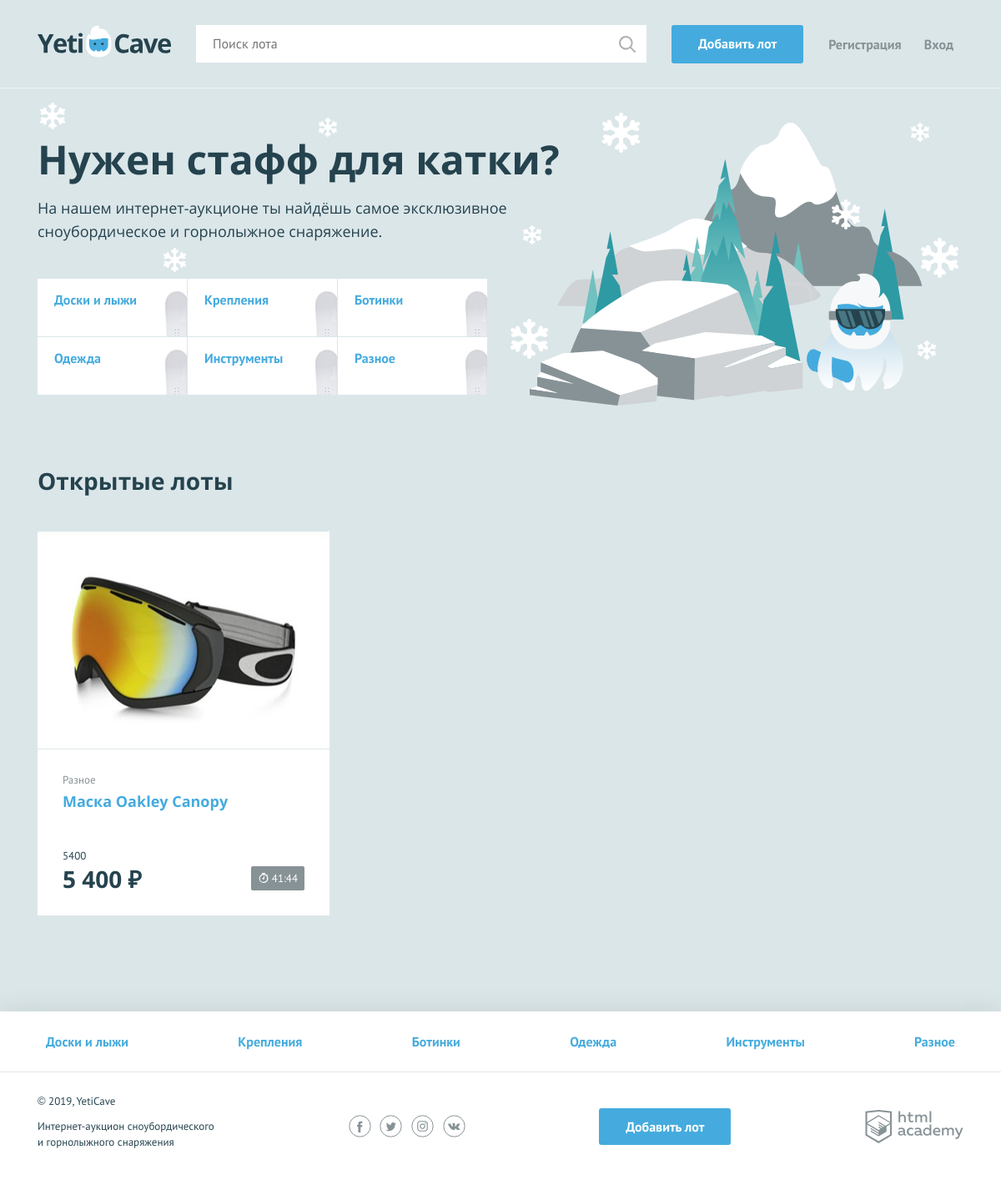
The page / on the database its author committed.
### tables this page shows
CREATE TABLE categories (
	id INT AUTO_INCREMENT PRIMARY KEY,
	character_code VARCHAR(128) UNIQUE,
	category_name VARCHAR(128)
);

CREATE TABLE lots (
	id INT AUTO_INCREMENT PRIMARY KEY,
	date_creation TIMESTAMP DEFAULT CURRENT_TIMESTAMP, 
	title VARCHAR(256),
	description TEXT,
	image VARCHAR(256),
	start_price INT,
	date_finish DATETIME,
	step INT,
	user_id INT,
	winner_id INT,
	category_id INT,
	FOREIGN KEY (user_id) REFERENCES users(id),
	FOREIGN KEY (winner_id) REFERENCES users(id),
	FOREIGN KEY (category_id) REFERENCES categories(id)
);

### helpers.php (called while the page is built, shortened)
<?php
function include_template($name, array $data = []) {
    $name = 'templates/' . $name;
    $result = '';
    extract($data);
    require $name;
    $result = ob_get_clean();
    return $result;
}

### functions.php (called while the page is built, shortened)
<?php
  function price_format($price){
    return number_format(ceil($price), 0, "", " ") . "&nbsp;₽";
  };
  function get_dt_range(datetime $date_final) {
  	$date_current = date_create('now');
    $rest_of_time = date_diff($date_current, $date_final);
    $rest_of_time_str  = $rest_of_time->format("%R%d %H %I");
  	$rest_arr = explode(" ", $rest_of_time_str);
  	$hours = $rest_arr[0] * 24 + $rest_arr[1];
  	$minutes = $rest_arr[2];
  	$hours = str_pad($hours, 2, "0", STR_PAD_LEFT);
  	$minutes = str_pad($minutes, 2, "0", STR_PAD_LEFT);
  	$result[] = $hours;
  	$result[] = $minutes;
  	return $result;
  }
  function get_categories($link) {
    $sql = "SELECT * FROM categories";
    $categories_dbo = mysqli_query($link, $sql);
    return mysqli_fetch_all($categories_dbo, MYSQLI_ASSOC);
  }

### init.php (called while the page is built, shortened)
<?php
require_once 'functions.php';
$content = '';

### templates/main.php (the view, shortened to what this page needs)
<section class="promo">
        <h2 class="promo__title">Нужен стафф для катки?</h2>
        <p class="promo__text">На нашем интернет-аукционе ты найдёшь самое эксклюзивное сноубордическое и горнолыжное снаряжение.</p>
        <ul class="promo__list">
            <?php foreach($categories as $val): ?>
            <li class="promo__item promo__item--boards">
                <a class="promo__link" href="pages/all-lots.html"><?= $val['category_name']; ?></a>
            </li>
            <?php endforeach; ?>
        </ul>
    </section>
    <section class="lots">
        <div class="lots__header">
            <h2>Открытые лоты</h2>
        </div>
        <ul class="lots__list">
            <?php foreach($lots as $lot): ?>
            <li class="lots__item lot">
                <div class="lot__image">
                    <img src="<?= $lot['image'];?>" width="350" height="260" alt="">
                </div>
                <div class="lot__info">
                    <span class="lot__category"><?= $lot["category"];?></span>
                    <h3 class="lot__title">
                      <a class="text-link" href="lot.php?lot_id=<?=$lot['id']?>"><?= $lot['title']; ?></a></h3>
                    <div class="lot__state">
                        <div class="lot__rate">
                            <span class="lot__amount"><?= $lot['price'];?></span>
                            <span class="lot__cost"><?= price_format($lot['price']); ?></span>
                        </div>
                       <?php
                          $time_left_arr = get_dt_range(DateTime::createFromFormat('Y-m-d H:i:s',$lot['date_finish']));
                          $limit_class = "";
                          $time_left_str = $time_left_arr[0] . ":" . $time_left_arr[1];
                        ?>
                        <div class="lot__timer timer <?= $limit_class;?>">
                          <?= $time_left_str;?>
                        </div>
                    </div>
                </div>
            </li>
            <?php endforeach;?>
        </ul>
    </section>

### templates/layout.php (shortened to what this page needs)
<!DOCTYPE html>
<html lang="ru">
<head>
    <link href="../css/normalize.min.css" rel="stylesheet">
    <link href="../css/style.css" rel="stylesheet">
</head>
<body>
<div class="page-wrapper">
<header class="main-header">
    <div class="main-header__container container">
        <a class="main-header__logo" href="index.php">
            <img src="../img/logo.svg" width="160" height="39" alt="Логотип компании YetiCave">
        </a>
        <form class="main-header__search" method="get" action="search.php" autocomplete="off">
            <input type="search" name="search" placeholder="Поиск лота" value=<?= $request??"";?> >
            <input class="main-header__search-btn" type="submit" name="find" value="Найти">
        </form>
        <a class="main-header__add-lot button" href="add.php">Добавить лот</a>
        <nav class="user-menu">
          <?php if(!empty($user)):?>
          <div class="user-menu__logged">
            <p><?= $user;?></p>
            <a class="user-menu__bets" href="my-bets.php">Мои ставки</a>
            <a class="user-menu__logout" href="logout.php">Выход</a>
          </div>
          <?php else: ?>
            <ul class="user-menu__list">
              <li class="user-menu__item">
                <a href="sign-up.php">Регистрация</a>
              </li>
              <li class="user-menu__item">
                <a href="login.php">Вход</a>
              </li>
            </ul>
          <?php endif;?>
        </nav>
    </div>
</header>
<main class="container">
	<?= $content;?>
</main>
</div>
<footer class="main-footer">
    <nav class="nav">
        <ul class="nav__list container">
            <?php foreach($categories as $val) :?>
            <li class="nav__item">
                <a href="pages/all-lots.html"><?= $val['category_name'];?></a>
            </li>
            <?php endforeach; ?>
        </ul>
    </nav>
    <div class="main-footer__bottom container">
        <div class="main-footer__copyright">
            <p>© 2019, YetiCave</p>
            <p>Интернет-аукцион сноубордического и горнолыжного снаряжения</p>
        </div>
        <div class="main-footer__social social">
            <a class="social__link social__link--facebook" href="#">
            </a>
            <a class="social__link social__link--twitter" href="#">
            </a>
            <a class="social__link social__link--instagram" href="#">
            </a>
            <a class="social__link social__link--vkontakte" href="#">
            </a>
        </div>
        <a class="main-footer__add-lot button" href="add.php">Добавить лот</a>
        <div class="main-footer__developed-by">
            <a class="logo-academy" href="https://htmlacademy.ru/intensive/php">
            </a>
        </div>
    </div>
</footer>
</body>
</html>

### index.php (shortened to what this page needs)
<?php
require_once('helpers.php');
require_once 'init.php';
if($link == false) {
    echo "Ошибка подключения: " . mysqli_connect_error();
  } else {
    $lots_sql =  "SELECT l.id, title, image, start_price as price, date_finish, category_name as category
                  FROM lots as l
                  JOIN categories AS c
                  ON l.category_id = c.id
                  WHERE date_finish > CURRENT_TIMESTAMP" ;
    $lots_dbo = mysqli_query($link, $lots_sql);
    $lots = mysqli_fetch_all($lots_dbo, MYSQLI_ASSOC);
    $categories = get_categories($link);
    $page_content = include_template("main.php", [
      "categories" => $categories,
      "lots" => $lots]);
    $layout_content = include_template("layout.php", [
      "content" => $page_content,
      "categories" => $categories,
      "title" => "Главная",
      "user" => $_SESSION["user_name"] ?? NULL,
      "search_rqst" => NULL
      ]);
    print($layout_content);
  }
?>

### rows shown on the page
categories: category_name "Доски и лыжи"
categories: category_name "Крепления"
categories: category_name "Ботинки"
categories: category_name "Одежда"
categories: category_name "Инструменты"
categories: category_name "Разное"
lots: image (picture), category.category_name "Разное", title "Маска Oakley Canopy", start_price "5400", start_price "5 400 ₽", date_finish "41:44"
